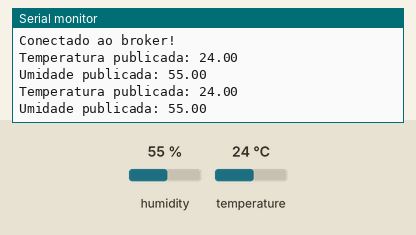
Simulated run of this sketch. Board: ESP32. On the bench: the last lines printed to the serial monitor. The test bench sets the inputs (shaded band); at power-on: humidity 55 %, temperature 24 °C. WiFi joins after 1.5 s; servers stay silent unless stated; no MQTT or app messages arrive unless stated.

Above: at 2.7 s.
2.8 s: humidity set to 22 %
At 4.1 s:
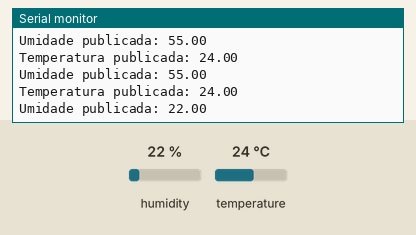
4.3 s: temperature set to 12 °C
At 5.4 s:
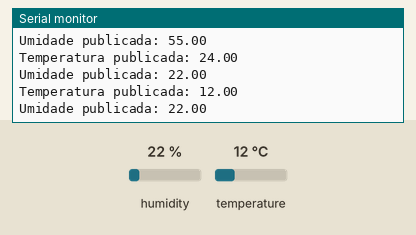
5.8 s: humidity set to 40 %
At 7.1 s:
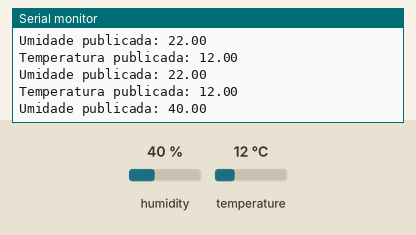
Timing chart, 0 to 8.8 s (numbered marks = the images above; inputs shaded):
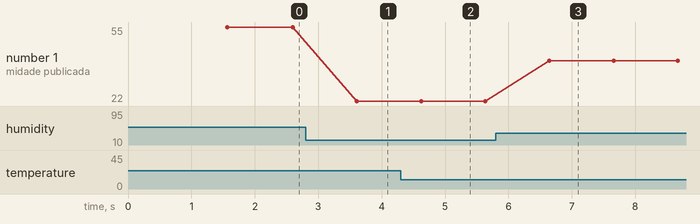

Measured:
- after the input at 2.8 s, the serial monitor: prints a new line after 0.81 s (image 1)
- after the input at 4.3 s, the serial monitor: prints a new line after 0.32 s (image 2)
- after the input at 5.8 s, the serial monitor: prints a new line after 0.85 s (image 3)
- plotted number 1: 55 → 22 after the input at 2.8 s, 22 → 40 after the input at 5.8 s

The sketch:

sketch.ino
```cpp
//Incluir bibliotecas
#include <WiFi.h> //https://www.arduinolibraries.info/libraries/wi-fi
#include <PubSubClient.h> //https://www.arduinolibraries.info/libraries/pub-sub-client
#include <DHTesp.h> //https://www.arduinolibraries.info/libraries/dht-sensor-library-for-es-px

//Definições e constantes
char SSIDName[] = "Wokwi-GUEST"; //nome da rede WiFi
char SSIDPass[] = ""; //senha da rede WiFi

const int DHT_PIN = 15; //Pino do sensor DHT22

char BrokerURL[] = "broker.hivemq.com"; //URL do broker MQTT
char BrokerUserName[] = ""; //nome do usuário para autenticar no broker MQTT
char BrokerPassword[] = ""; //senha para autenticar no broker MQTT
char MQTTClientName[] = "mqtt-explorer-effaebaf"; //nome do cliente MQTT
int BrokerPort = 1883; //porta do broker MQTT

char Topico_Temperatura[] = "projetoMonitoramento/Temperatura"; //tópico para temperatura
char Topico_Umidade[] = "projetoMonitoramento/Umidade"; //tópico para umidade

//Variáveis globais e objetos
WiFiClient espClient; //Objeto para conexão WiFi
PubSubClient clienteMQTT(espClient); //Cliente MQTT
DHTesp dhtSensor; //Objeto para o sensor DHT

//Funções definidas pelo usuário

//Função para reconectar ao broker
void mqttReconnect() {
  while (!clienteMQTT.connected()) {
    Serial.println("Conectando-se ao broker MQTT...");
    if (clienteMQTT.connect(MQTTClientName, BrokerUserName, BrokerPassword)) {
      Serial.println("Conectado ao broker!");
    } else {
      Serial.print("Falhou, rc=");
      Serial.print(clienteMQTT.state());
      Serial.println(" Tentando novamente em 5 segundos.");
      delay(5000);
    }
  }
}

//Setup
void setup() {
  clienteMQTT.setServer(BrokerURL, BrokerPort); //Configura o broker MQTT
  dhtSensor.setup(DHT_PIN, DHTesp::DHT22); //Inicializa o sensor DHT22

  Serial.begin(9600);
  Serial.print("Conectando-se ao Wi-Fi");
  WiFi.begin(SSIDName, SSIDPass); //Inicializa Wi-Fi
  while (WiFi.status() != WL_CONNECTED) { //Repete enquanto não conecta
    delay(100);
    Serial.print(".");
  }
  Serial.println();
  Serial.println("Conectado!");
  Serial.print("IP: ");
  Serial.println(WiFi.localIP()); //Imprime o endereço IP
}

//Loop
void loop() {
  if (!clienteMQTT.connected()) { //Verifica se está conectado ao broker
    mqttReconnect(); //Se não, tenta reconectar
  }
  clienteMQTT.loop(); //Mantém a conexão MQTT ativa

  TempAndHumidity dados = dhtSensor.getTempAndHumidity(); //Obtém dados do sensor
  float temperatura = dados.temperature;
  float umidade = dados.humidity;

  //Publica temperatura
  char valorTemperatura[8];
  dtostrf(temperatura, 1, 2, valorTemperatura); //Converte para string
  clienteMQTT.publish(Topico_Temperatura, valorTemperatura);
  Serial.print("Temperatura publicada: ");
  Serial.println(valorTemperatura);

  //Publica umidade
  char valorUmidade[8];
  dtostrf(umidade, 1, 2, valorUmidade); //Converte para string
  clienteMQTT.publish(Topico_Umidade, valorUmidade);
  Serial.print("Umidade publicada: ");
  Serial.println(valorUmidade);

  delay(1000); //Espera 1 segundo
}
```
